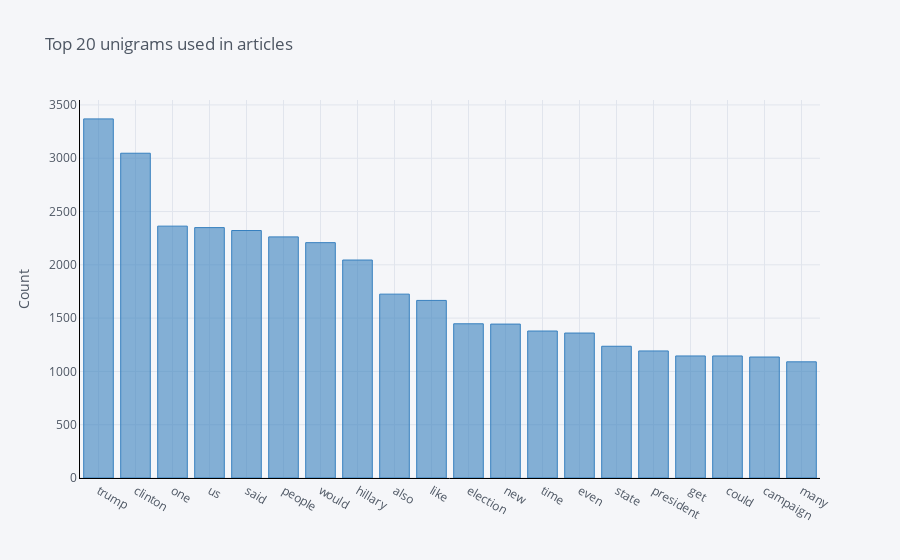

Notebook source saved alongside this figure:
### Code cell
#Most word used by using unigrams
common_words = get_top_n_words(data['text_without_stopwords'], 20)
df = DataFrame (common_words,columns=['word','count'])
df.groupby('word').sum()['count'].sort_values(ascending=False).iplot(
    kind='bar', yTitle='Count', linecolor='black', title='Top 20 unigrams used in articles',color='blue')

### Figure 1 — Plotly figure (JSON) as saved in the notebook; plotly's stock layout.template omitted (floating-point values rounded to 4 significant figures)
{"data": [{"marker": {"color": "rgba(55, 128, 191, 0.6)", "line": {"color": "rgba(55, 128, 191, 1.0)", "width": 1}}, "name": "count", "orientation": "v", "text": "", "type": "bar", "x": ["trump", "clinton", "one", "us", "said", "people", "would", "hillary", "also", "like", "election", "new", "time", "even", "state", "president", "get", "could", "campaign", "many"], "y": [3369, 3047, 2363, 2349, 2322, 2262, 2208, 2045, 1725, 1666, 1447, 1444, 1379, 1360, 1236, 1192, 1145, 1145, 1135, 1090]}], "layout": {"legend": {"bgcolor": "#F5F6F9", "font": {"color": "#4D5663"}}, "paper_bgcolor": "#F5F6F9", "plot_bgcolor": "#F5F6F9", "title": {"font": {"color": "#4D5663"}, "text": "Top 20 unigrams used in articles"}, "xaxis": {"gridcolor": "#E1E5ED", "linecolor": "black", "showgrid": true, "tickfont": {"color": "#4D5663"}, "title": {"font": {"color": "#4D5663"}, "text": ""}, "zerolinecolor": "#E1E5ED"}, "yaxis": {"gridcolor": "#E1E5ED", "linecolor": "black", "showgrid": true, "tickfont": {"color": "#4D5663"}, "title": {"font": {"color": "#4D5663"}, "text": "Count"}, "zerolinecolor": "#E1E5ED"}}}
